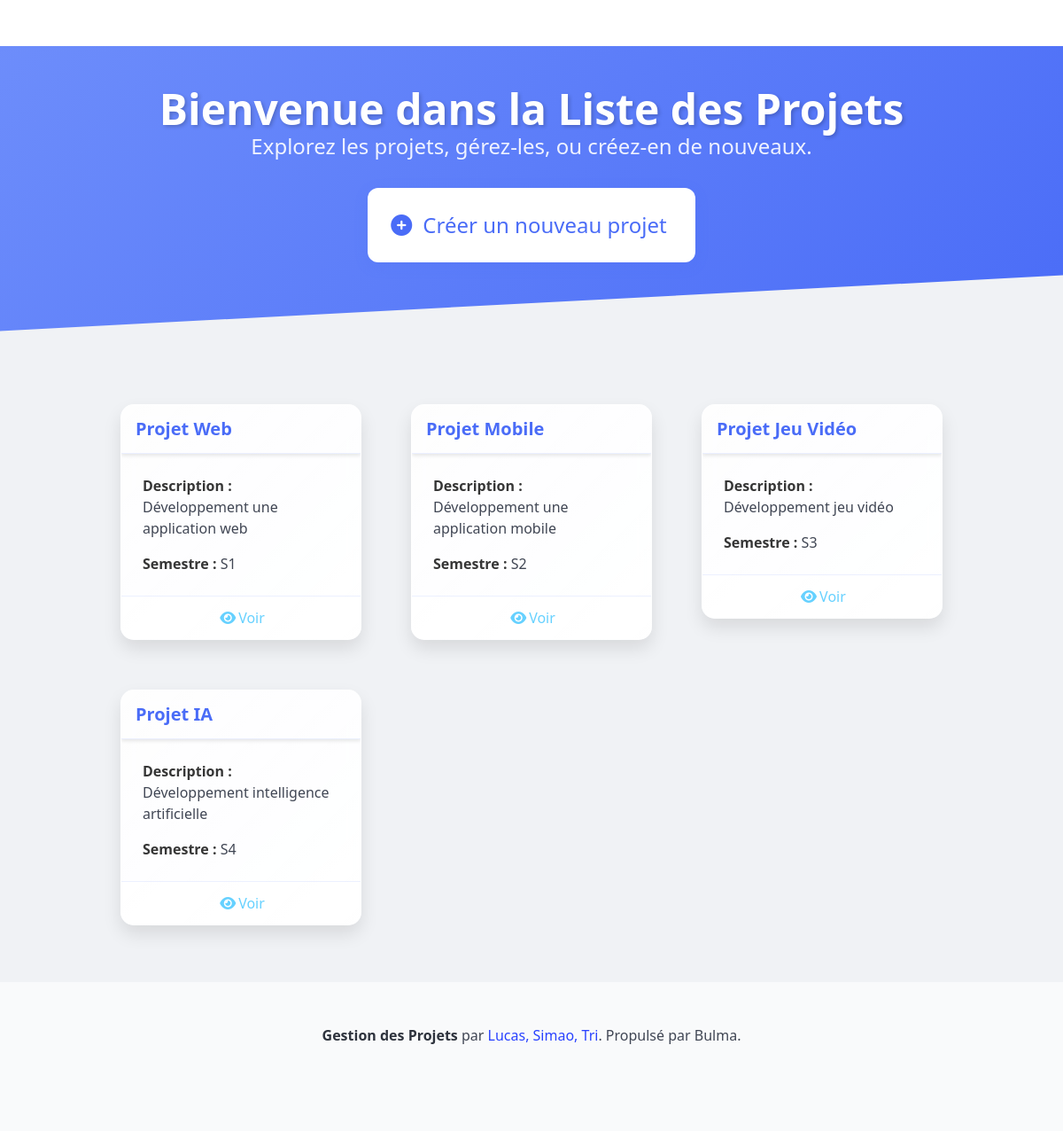
Screenshot of /index.php?module=projets (signed in) with the database file from the repository.
### tables this page shows
CREATE TABLE projet (
    id_projet INT AUTO_INCREMENT PRIMARY KEY,
    nom VARCHAR(100),
    description TEXT,
    id_semestre INT,
    id_annee INT,
    FOREIGN KEY (id_semestre) REFERENCES semestre(id_semestre),
    FOREIGN KEY (id_annee) REFERENCES annee(id_annee)
);

CREATE TABLE semestre (
    id_semestre INT PRIMARY KEY,
    type VARCHAR(50)
);

### Modules/Mod_projets/cont_projets.php (called while the page is built, shortened)
<?php
require_once 'modele_projets.php';
require_once 'vue_projets.php';
class ContProjets {
    private $modele;
    private $vue;
    public function __construct() {
        $this->modele = new ModeleProjets();
        $this->vue = new VueProjets();
    }
    public function listeProjets() {
        $id_utilisateur = isset($_SESSION['id_utilisateur']) ? $_SESSION['id_utilisateur'] : null;
        $projets = $this->modele->getProjets();
        $isEnseignant = isset($_SESSION['id_utilisateur']) ?
            $this->modele->isEnseignant($_SESSION['id_utilisateur']) : false;
        $projetsResponsable = [];
        if ($isEnseignant) {
            $id_enseignant = $this->modele->getEnseignantId($id_utilisateur);
            $projetsResponsable = $this->modele->getProjetsResponsable($id_enseignant);
        }
        $this->vue->afficherListeProjets($projets, $isEnseignant, $projetsResponsable);
    }
}

### Modules/Mod_projets/mod_projets.php (called while the page is built, shortened)
<?php
require_once 'cont_projets.php';
class ModProjets {
    public function __construct() {
        $this->controleur = new ContProjets();
        $this->controleur->listeProjets();
    }
}

### Modules/Mod_projets/modele_projets.php (called while the page is built, shortened)
<?php
require_once 'connexion.php';
class ModeleProjets extends Connexion {
    public function getProjets() {
        try {
            $query = "SELECT p.id_projet, p.nom, p.description, s.type AS semestre, YEAR(a.debut_annee) AS annee
                      FROM projet p
                      LEFT JOIN semestre s ON p.id_semestre = s.id_semestre
                      LEFT JOIN annee a ON p.id_annee = a.id_annee";
            $stmt = self::$bdd->prepare($query);
            $stmt->execute();
            return $stmt->fetchAll(PDO::FETCH_ASSOC);
        } catch (Exception $e) {
            die("Erreur lors de la récupération des projets : " . $e->getMessage());
        }
    }
}

### connexion.php (called while the page is built, shortened)
<?php
    class Connexion {
    public static function initConnexion() {
        $host = 'localhost';
        $dbname = 'sae';
        $user = 'root';
        $pass = '';
    }
}
?>

### Modules/Mod_projets/vue_projets.php (the view, shortened to what this page needs)
<?php
require_once 'header.php';
require_once 'footer.php';
class VueProjets {
    public function afficherListeProjets($projets, $isEnseignant, $projetsResponsable) {
          afficherHeader("Liste des projets");
        ?>
        <!DOCTYPE html>
        <html lang="fr">
        <head>
            <link rel="stylesheet" href="https://cdn.jsdelivr.net/npm/bulma/css/bulma.min.css">
            <link rel="stylesheet" href="https://cdnjs.cloudflare.com/ajax/libs/font-awesome/6.0.0-beta3/css/all.min.css">
        </head>
        <body>
        <section class="hero is-medium">
            <div class="hero-body">
                <div class="container has-text-centered">
                    <h1 class="title">Bienvenue dans la Liste des Projets</h1>
                    <h2 class="subtitle">Explorez les projets, gérez-les, ou créez-en de nouveaux.</h2>
                    <?php if ($isEnseignant): ?>
                        <a href="index.php?module=creation_projet" class="button is-primary is-large">
                            <span class="icon">
                                <i class="fas fa-plus-circle"></i>
                            </span>
                            <span>Créer un nouveau projet</span>
                        </a>
                    <?php endif; ?>
                </div>
            </div>
        </section>
        <section class="section">
            <div class="container">
                <?php if (empty($projets)): ?>
                    <div class="notification is-warning has-text-centered">
                        <strong>Aucun projet disponible pour le moment.</strong>
                    </div>
                <?php else: ?>
                    <div class="columns is-multiline">
                        <?php foreach ($projets as $projet): ?>
                            <div class="column is-one-third">
                                <div class="card">
                                    <header class="card-header">
                                        <p class="card-header-title">
                                            <?php echo htmlspecialchars($projet['nom']); ?>
                                        </p>
                                    </header>
                                    <div class="card-content">
                                        <div class="content">
                                            <p><strong>Description :</strong> <?php echo htmlspecialchars($projet['description']); ?></p>
                                            <p><strong>Semestre :</strong> <?php echo htmlspecialchars($projet['semestre']); ?></p>
                                        </div>
                                    </div>
                                    <footer class="card-footer">
                                        <a href="index.php?module=projet&action=view&id=<?php echo $projet['id_projet']; ?>" class="card-footer-item has-text-info">
                                            <span class="icon">
                                                <i class="fas fa-eye"></i>
                                            </span>
                                            Voir
                                        </a>
                                    </footer>
                                </div>
                            </div>
                        <?php endforeach; ?>
                    </div>
                <?php endif; ?>
            </div>
        </section>
        </body>
        </html>
        <?php
        afficherFooter();
    }
}
?>

### index.php (shortened to what this page needs)
<?php
include_once 'Modules/Mod_projets/mod_projets.php';
function nettoyerEntree($donnee) {
    return htmlspecialchars(strip_tags($donnee));
}
$module = isset($_GET['module']) ? nettoyerEntree($_GET['module']) : 'connexion';
switch ($module) {
    case 'projets':
        $modProjets = new ModProjets();
        break;
}
?>

### header.php (shortened to what this page needs)
<?php
function afficherHeader($titre = "SAE Manager") {
?>
<!DOCTYPE html>
<html lang="fr">
<head>
    <link rel="stylesheet" href="https://cdn.jsdelivr.net/npm/bulma/css/bulma.min.css">
    <link rel="stylesheet" href="https://cdnjs.cloudflare.com/ajax/libs/font-awesome/6.0.0-beta3/css/all.min.css">
</head>
<body>
    <nav class="navbar is-fixed-top" role="navigation" aria-label="main navigation">
        <div class="navbar-brand">
            <a class="navbar-item" href="index.php?module=deconnexion" style="font-weight: bold; color: white;">Déconnexion</a>
            <a class="navbar-item" href="index.php?module=projets" style="font-weight: bold; color: white;">Liste des projets</a>
        </div>
    </nav>
<?php
}
?>

### footer.php
<?php
function afficherFooter() {
?>
<!DOCTYPE html>
<html lang="fr">
<body>
    <footer class="footer">
            <div class="content has-text-centered">
                <p>
                    <strong>Gestion des Projets</strong> par <a href="#">Lucas, Simao, Tri</a>. Propulsé par Bulma.
                </p>
            </div>
        </footer>
<?php
}
?>

### header.php (style rules this page uses)
body { background-color: #f5f5f5; }
.navbar { background-color: #3273dc; }
.navbar-brand a { color: white; font-weight: bold; }
.hero { background-image: url('https://source.unsplash.com/1600x900/?technology,code'); background-size: cover; background-position: center; }

### Modules/Mod_projets/vue_projets.php (style rules this page uses)
:root { --primary-gradient: linear-gradient(135deg, #6e8efb, #4a6cf7); --card-gradient: linear-gradient(to right bottom, rgba(255, 255, 255, 0.9), rgba(255, 255, 255, 0.95)); --shadow-color: rgba(0, 0, 0, 0.1); --accent-color: #4a6cf7; }
body { background: #f0f2f5; font-family: 'Segoe UI', Tahoma, Geneva, Verdana, sans-serif; position: relative; overflow-x: hidden; }
body::before { content: ''; position: fixed; top: 0; left: 0; width: 100%; height: 100%; background: radial-gradient(circle at 0% 0%, rgba(110, 142, 251, 0.1) 0%, transparent 50%), radial-gradient(circle at 100% 0%, rgba(74, 108, 247, 0.1) 0%, transparent 50%), radial-gradient(circle at 50% 100%, rgba(74, 108, 247, 0.1) 0%, transparent 50%); z-index: -1; }
.hero { background: var(--primary-gradient); position: relative; overflow: hidden; }
.hero::after { content: ''; position: absolute; bottom: -50px; left: 0; right: 0; height: 100px; background: #f0f2f5; transform: skewY(-3deg); }
.hero-body { padding: 6rem 1.5rem !important; }
.hero .title { color: white; font-size: 3rem; font-weight: 700; text-shadow: 2px 2px 4px rgba(0, 0, 0, 0.2); margin-bottom: 1.5rem; }
.hero .subtitle { color: rgba(255, 255, 255, 0.9); font-size: 1.5rem; margin-bottom: 2rem; }
.card { background: var(--card-gradient); border-radius: 15px; box-shadow: 0 10px 20px var(--shadow-color); backdrop-filter: blur(10px); border: 1px solid rgba(255, 255, 255, 0.2); transition: all 0.3s cubic-bezier(0.4, 0, 0.2, 1); overflow: hidden; }
.card-header { background: transparent; border-bottom: 1px solid rgba(74, 108, 247, 0.1); }
.card-header-title { color: var(--accent-color); font-size: 1.25rem; font-weight: 600; }
.card-content { padding: 1.5rem; }
.card-content .content strong { color: #363636; }
.card-footer { border-top: 1px solid rgba(74, 108, 247, 0.1); background: rgba(255, 255, 255, 0.5); }
.card-footer-item { transition: all 0.2s ease; font-weight: 500; }
.button.is-primary { background: white !important; color: var(--accent-color) !important; border: none; padding: 1.5rem 2rem; height: auto; box-shadow: 0 4px 15px rgba(74, 108, 247, 0.2); transition: all 0.3s ease; }
.column { animation: fadeInUp 0.6s ease backwards; }
.column:nth-child(2) { animation-delay: 0.2s; }
.column:nth-child(3) { animation-delay: 0.4s; }
.card { margin: 1rem; }

### rows the page displays
projet: nom "Projet Web", description "Développement une application web", id_semestre.type "S1"
projet: nom "Projet Mobile", description "Développement une application mobile", id_semestre.type "S2"
projet: nom "Projet Jeu Vidéo", description "Développement jeu vidéo", id_semestre.type "S3"
projet: nom "Projet IA", description "Développement intelligence artificielle", id_semestre.type "S4"
